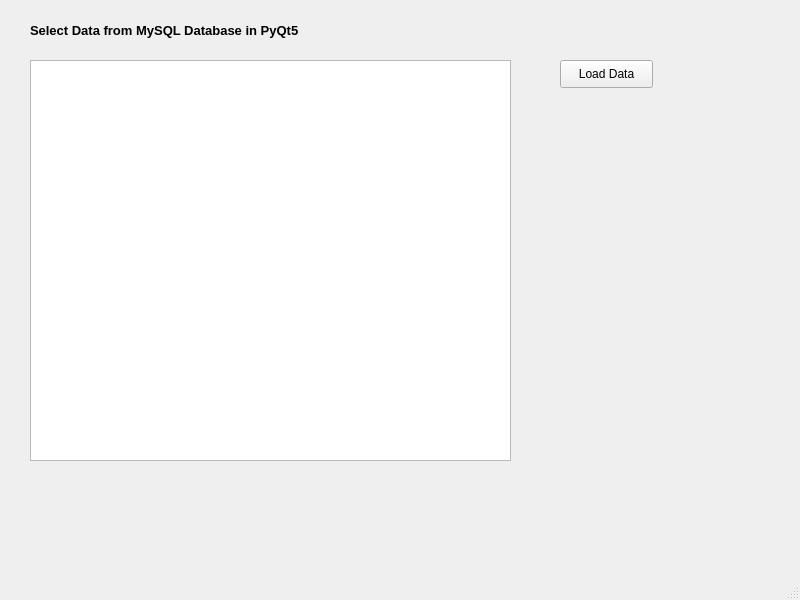
<?xml version="1.0" encoding="UTF-8"?>
<ui version="4.0">
 <class>MainWindow</class>
 <widget class="QMainWindow" name="MainWindow">
  <property name="geometry">
   <rect>
    <x>0</x>
    <y>0</y>
    <width>800</width>
    <height>600</height>
   </rect>
  </property>
  <property name="windowTitle">
   <string>MainWindow</string>
  </property>
  <widget class="QWidget" name="centralwidget">
   <widget class="QTextEdit" name="textEdit">
    <property name="geometry">
     <rect>
      <x>30</x>
      <y>60</y>
      <width>481</width>
      <height>401</height>
     </rect>
    </property>
    <property name="font">
     <font>
      <pointsize>9</pointsize>
      <weight>75</weight>
      <bold>true</bold>
     </font>
    </property>
   </widget>
   <widget class="QLabel" name="label">
    <property name="geometry">
     <rect>
      <x>30</x>
      <y>20</y>
      <width>441</width>
      <height>21</height>
     </rect>
    </property>
    <property name="font">
     <font>
      <pointsize>10</pointsize>
      <weight>75</weight>
      <bold>true</bold>
     </font>
    </property>
    <property name="text">
     <string>Select Data from MySQL Database in PyQt5</string>
    </property>
   </widget>
   <widget class="QPushButton" name="pushButton">
    <property name="geometry">
     <rect>
      <x>560</x>
      <y>60</y>
      <width>93</width>
      <height>28</height>
     </rect>
    </property>
    <property name="text">
     <string>Load Data</string>
    </property>
   </widget>
  </widget>
  <widget class="QMenuBar" name="menubar">
   <property name="geometry">
    <rect>
     <x>0</x>
     <y>0</y>
     <width>800</width>
     <height>26</height>
    </rect>
   </property>
  </widget>
  <widget class="QStatusBar" name="statusbar"/>
 </widget>
 <resources/>
 <connections/>
</ui>
